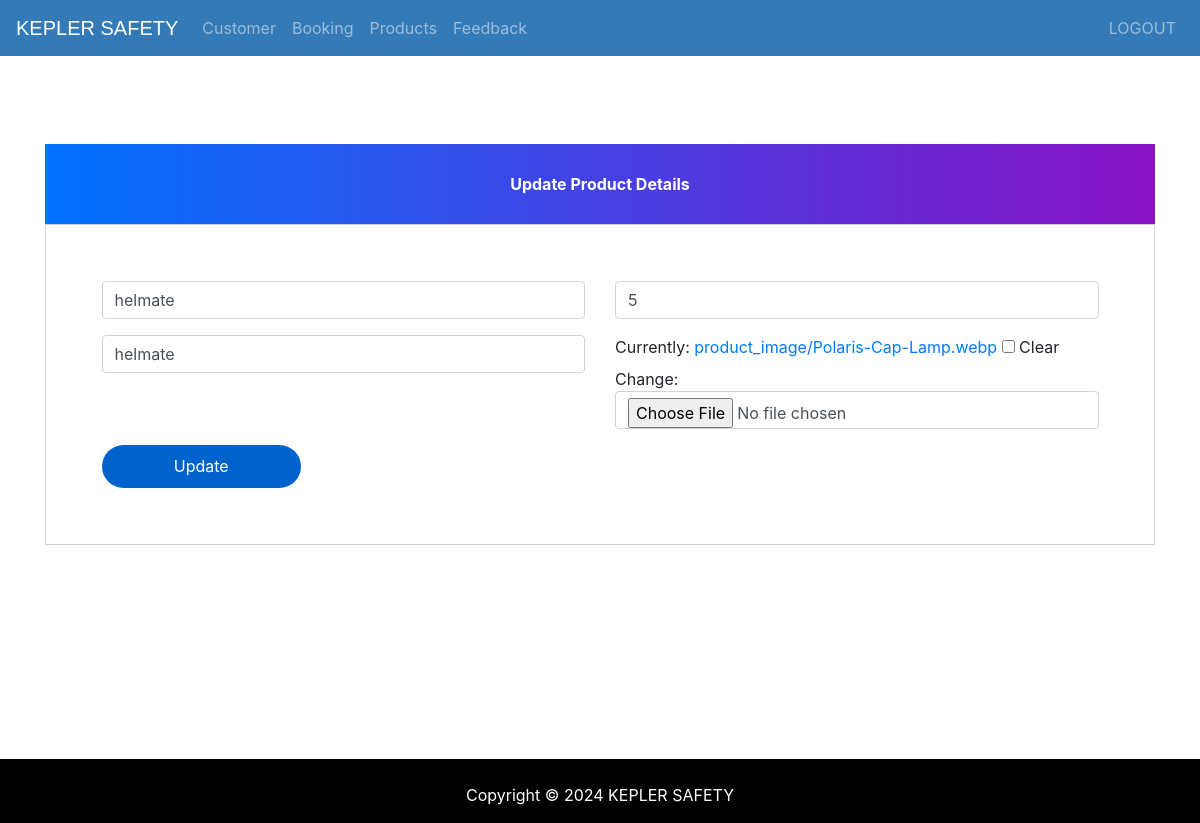
The app's page /update-product/1 (signed in) with its own data.
### ecom/models.py (models this page shows, shortened)
class Product(models.Model):
    name=models.CharField(max_length=40)
    product_image= models.ImageField(upload_to='product_image/',null=True,blank=True)
    price = models.PositiveIntegerField()
    description=models.CharField(max_length=40)

### ecom/views.py (the view)
# urls.py: path('update-product/<int:pk>', views.update_product_view,name='update-product'),
@login_required(login_url='adminlogin')
def update_product_view(request,pk):
    product=models.Product.objects.get(id=pk)
    productForm=forms.ProductForm(instance=product)
    if request.method=='POST':
        productForm=forms.ProductForm(request.POST,request.FILES,instance=product)
        if productForm.is_valid():
            productForm.save()
            return redirect('admin-products')
    return render(request,'ecom/admin_update_product.html',{'productForm':productForm})

### ecom/forms.py
class ProductForm(forms.ModelForm):
    class Meta:
        model=models.Product
        fields=['name','price','description','product_image']

### templates/ecom/admin_update_product.html (shortened to what this page needs)
{% extends 'ecom/admin_base.html' %}
{% load widget_tweaks %}
{% block content %}
<head>
  <link href="//maxcdn.bootstrapcdn.com/bootstrap/4.1.1/css/bootstrap.min.css" rel="stylesheet" id="bootstrap-css">
</head>
<br><br><br><br><br><br>
<form method="post" enctype="multipart/form-data">
  <div class="container register-form">
    <div class="form">
      <div class="note">
        <p>Update Product Details</p>
      </div>
      <div class="form-content">
        <div class="row">
          <div class="col-md-6">
            <div class="form-group">
              {% render_field productForm.name class="form-control" placeholder="Product Name" %}
            </div>
            <div class="form-group">
              {% render_field productForm.description class="form-control" placeholder="Description" %}
            </div>
          </div>
          <div class="col-md-6">
            <div class="form-group">
              {% render_field productForm.price class="form-control" placeholder="Price" %}
            </div>
            <div class="form-group">
              {% render_field productForm.product_image class="form-control" placeholder="product_image" %}
            </div>
          </div>
        </div>
        <button type="submit" class="btnSubmit">Update</button>
      </div>
    </div>
  </div>
</form>
{% endblock content %}

### templates/ecom/admin_base.html (style rules this page uses)
p { text-align: center; }

### templates/ecom/admin_update_product.html (style rules this page uses)
a:link { text-decoration: none; }
.note { text-align: center; height: 80px; background: -webkit-linear-gradient(left, #0072ff, #8811c5); color: #fff; font-weight: bold; line-height: 80px; }
.form-content { padding: 5%; border: 1px solid #ced4da; margin-bottom: 2%; }
.form-control { border-radius: 1.5rem; }
.btnSubmit { border: none; border-radius: 1.5rem; padding: 1%; width: 20%; cursor: pointer; background: #0062cc; color: #fff; }

### records on screen
Product: name "helmate", description "helmate", price "5"
